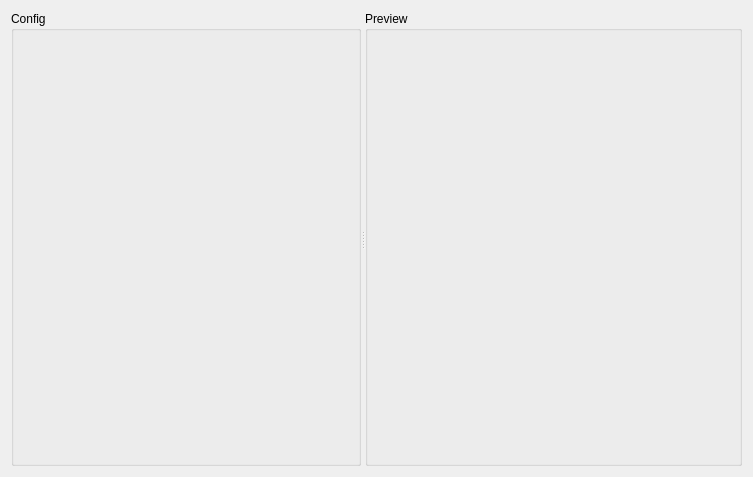
<?xml version="1.0" encoding="UTF-8"?>
<ui version="4.0">
 <class>BaseWidgetWindow</class>
 <widget class="QWidget" name="BaseWidgetWindow">
  <property name="geometry">
   <rect>
    <x>0</x>
    <y>0</y>
    <width>753</width>
    <height>477</height>
   </rect>
  </property>
  <property name="windowTitle">
   <string>Form</string>
  </property>
  <layout class="QGridLayout" name="gridLayout">
   <item row="0" column="0">
    <widget class="QSplitter" name="splitter">
     <property name="orientation">
      <enum>Qt::Horizontal</enum>
     </property>
     <widget class="QGroupBox" name="configGroupBox">
      <property name="maximumSize">
       <size>
        <width>350</width>
        <height>16777215</height>
       </size>
      </property>
      <property name="title">
       <string>Config</string>
      </property>
      <layout class="QGridLayout" name="gridLayout_4">
       <item row="0" column="0">
        <layout class="QVBoxLayout" name="configLayout"/>
       </item>
      </layout>
     </widget>
     <widget class="QGroupBox" name="groupBox_3">
      <property name="title">
       <string>Preview</string>
      </property>
      <layout class="QGridLayout" name="gridLayout_2">
       <item row="0" column="0">
        <layout class="QVBoxLayout" name="previewLayout"/>
       </item>
      </layout>
     </widget>
    </widget>
   </item>
  </layout>
 </widget>
 <resources/>
 <connections/>
</ui>
